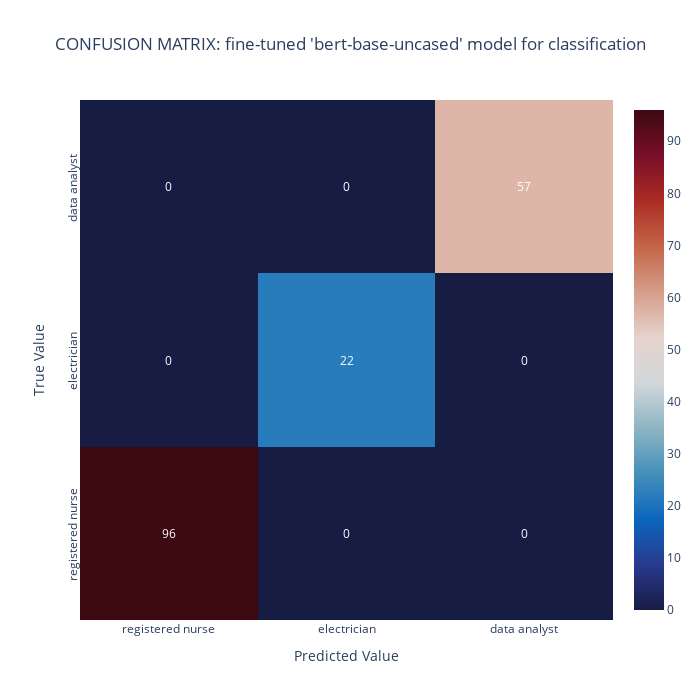

The cell this chart's notebook holds for it:
### Code cell
# Plot interactive Confusion Matrix with Plotly.
cm_matrix = confusion_matrix(labels, preds)
fig = ff.create_annotated_heatmap(z=cm_matrix, 
                                  x=['registered nurse', 'electrician', 'data analyst'],
                                  y=['registered nurse', 'electrician', 'data analyst'], 
                                  colorscale='balance', 
                                  showscale=True,
                                  annotation_text=cm_matrix)

fig.update_layout(width=700, 
                  height=700, 
                  title="CONFUSION MATRIX: fine-tuned 'bert-base-uncased' model for classification", 
                  title_x=0.5,
                  xaxis=dict(title='Predicted Value', side='bottom'), 
                  yaxis_title='True Value')

fig.update_yaxes(tickangle=-90)  
    
fig.show()

# Print detailed classification report.
report = classification_report(labels, preds, output_dict=True)
print("CLASSIFICATION REPORT: fine-tuned 'bert-base-uncased' model for classification", '\n')
print(classification_report(labels, preds))
print(label2id)

### Figure 1 — Plotly figure (JSON) as saved in the notebook; plotly's stock layout.template omitted (floating-point values rounded to 4 significant figures)
{"data": [{"colorscale": [[0, "rgb(23, 28, 66)"], [0.09091, "rgb(41, 58, 143)"], [0.1818, "rgb(11, 102, 189)"], [0.2727, "rgb(69, 144, 185)"], [0.3636, "rgb(142, 181, 194)"], [0.4545, "rgb(210, 216, 219)"], [0.5455, "rgb(230, 210, 204)"], [0.6364, "rgb(213, 157, 137)"], [0.7273, "rgb(196, 101, 72)"], [0.8182, "rgb(172, 43, 36)"], [0.9091, "rgb(120, 14, 40)"], [1, "rgb(60, 9, 17)"]], "reversescale": false, "showscale": true, "type": "heatmap", "x": ["registered nurse", "electrician", "data analyst"], "y": ["registered nurse", "electrician", "data analyst"], "z": [[96, 0, 0], [0, 22, 0], [0, 0, 57]]}], "layout": {"annotations": [{"font": {"color": "#FFFFFF"}, "showarrow": false, "text": "96", "x": "registered nurse", "xref": "x", "y": "registered nurse", "yref": "y"}, {"font": {"color": "#FFFFFF"}, "showarrow": false, "text": "0", "x": "electrician", "xref": "x", "y": "registered nurse", "yref": "y"}, {"font": {"color": "#FFFFFF"}, "showarrow": false, "text": "0", "x": "data analyst", "xref": "x", "y": "registered nurse", "yref": "y"}, {"font": {"color": "#FFFFFF"}, "showarrow": false, "text": "0", "x": "registered nurse", "xref": "x", "y": "electrician", "yref": "y"}, {"font": {"color": "#FFFFFF"}, "showarrow": false, "text": "22", "x": "electrician", "xref": "x", "y": "electrician", "yref": "y"}, {"font": {"color": "#FFFFFF"}, "showarrow": false, "text": "0", "x": "data analyst", "xref": "x", "y": "electrician", "yref": "y"}, {"font": {"color": "#FFFFFF"}, "showarrow": false, "text": "0", "x": "registered nurse", "xref": "x", "y": "data analyst", "yref": "y"}, {"font": {"color": "#FFFFFF"}, "showarrow": false, "text": "0", "x": "electrician", "xref": "x", "y": "data analyst", "yref": "y"}, {"font": {"color": "#FFFFFF"}, "showarrow": false, "text": "57", "x": "data analyst", "xref": "x", "y": "data analyst", "yref": "y"}], "height": 700, "title": {"text": "CONFUSION MATRIX: fine-tuned 'bert-base-uncased' model for classification", "x": 0.5}, "width": 700, "xaxis": {"dtick": 1, "gridcolor": "rgb(0, 0, 0)", "side": "bottom", "ticks": "", "title": {"text": "Predicted Value"}}, "yaxis": {"dtick": 1, "tickangle": -90, "ticks": "", "ticksuffix": "  ", "title": {"text": "True Value"}}}}
